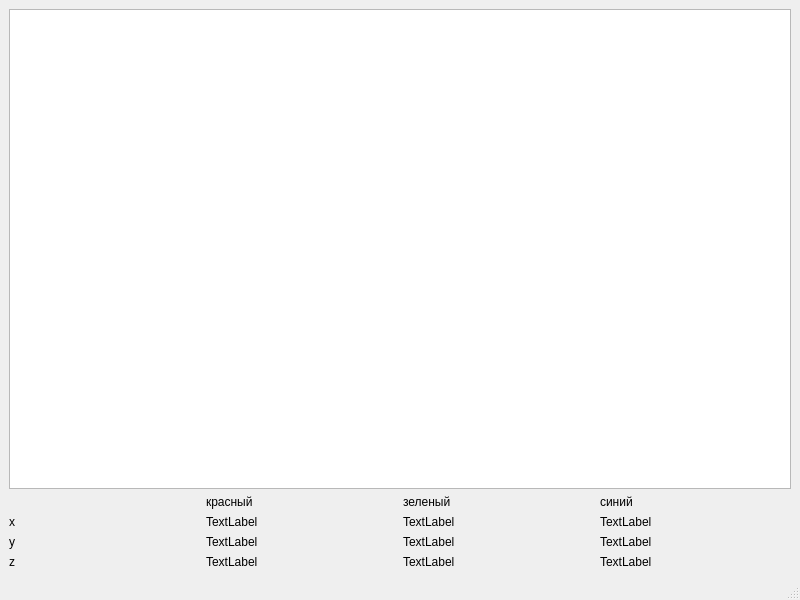
<?xml version="1.0" encoding="UTF-8"?>
<ui version="4.0">
 <class>MainWindow</class>
 <widget class="QMainWindow" name="MainWindow">
  <property name="geometry">
   <rect>
    <x>0</x>
    <y>0</y>
    <width>800</width>
    <height>600</height>
   </rect>
  </property>
  <property name="windowTitle">
   <string>MainWindow</string>
  </property>
  <widget class="QWidget" name="centralwidget">
   <layout class="QVBoxLayout" name="verticalLayout">
    <item>
     <widget class="QGraphicsView" name="graphicsView"/>
    </item>
    <item>
     <layout class="QGridLayout" name="gridLayout">
      <item row="2" column="1">
       <widget class="QLabel" name="y0">
        <property name="text">
         <string>TextLabel</string>
        </property>
       </widget>
      </item>
      <item row="3" column="2">
       <widget class="QLabel" name="z1">
        <property name="text">
         <string>TextLabel</string>
        </property>
       </widget>
      </item>
      <item row="1" column="2">
       <widget class="QLabel" name="x1">
        <property name="text">
         <string>TextLabel</string>
        </property>
       </widget>
      </item>
      <item row="3" column="3">
       <widget class="QLabel" name="z2">
        <property name="text">
         <string>TextLabel</string>
        </property>
       </widget>
      </item>
      <item row="0" column="2">
       <widget class="QLabel" name="label_20">
        <property name="text">
         <string>зеленый</string>
        </property>
       </widget>
      </item>
      <item row="1" column="0">
       <widget class="QLabel" name="label">
        <property name="text">
         <string>x</string>
        </property>
       </widget>
      </item>
      <item row="2" column="3">
       <widget class="QLabel" name="y2">
        <property name="text">
         <string>TextLabel</string>
        </property>
       </widget>
      </item>
      <item row="0" column="3">
       <widget class="QLabel" name="label_21">
        <property name="text">
         <string>синий</string>
        </property>
       </widget>
      </item>
      <item row="3" column="0">
       <widget class="QLabel" name="label_3">
        <property name="text">
         <string>z</string>
        </property>
       </widget>
      </item>
      <item row="1" column="3">
       <widget class="QLabel" name="x2">
        <property name="text">
         <string>TextLabel</string>
        </property>
       </widget>
      </item>
      <item row="2" column="0">
       <widget class="QLabel" name="label_2">
        <property name="text">
         <string>y</string>
        </property>
       </widget>
      </item>
      <item row="2" column="2">
       <widget class="QLabel" name="y1">
        <property name="text">
         <string>TextLabel</string>
        </property>
       </widget>
      </item>
      <item row="0" column="1">
       <widget class="QLabel" name="label_19">
        <property name="text">
         <string>красный</string>
        </property>
       </widget>
      </item>
      <item row="3" column="1">
       <widget class="QLabel" name="z0">
        <property name="text">
         <string>TextLabel</string>
        </property>
       </widget>
      </item>
      <item row="1" column="1">
       <widget class="QLabel" name="x0">
        <property name="text">
         <string>TextLabel</string>
        </property>
       </widget>
      </item>
     </layout>
    </item>
   </layout>
  </widget>
  <widget class="QMenuBar" name="menubar">
   <property name="geometry">
    <rect>
     <x>0</x>
     <y>0</y>
     <width>800</width>
     <height>20</height>
    </rect>
   </property>
  </widget>
  <widget class="QStatusBar" name="statusbar"/>
 </widget>
 <resources/>
 <connections/>
</ui>
